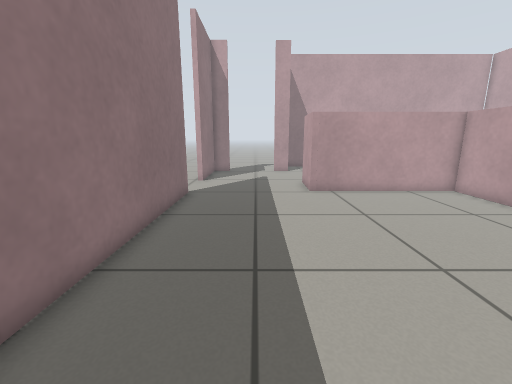
[1] (above)

17 first-person views from a walk through a world built for the Gazebo simulator. The camera is 0.69 m above the floor, tilts 12° down and sees 90° across. The floor is counted in squares, 0.25 m on a side. Each view is taken from the middle of a square. On the plan, view 1 faces up. The plan holds only what a view shows up to about 18 squares ahead; the rest is blank.

[2]
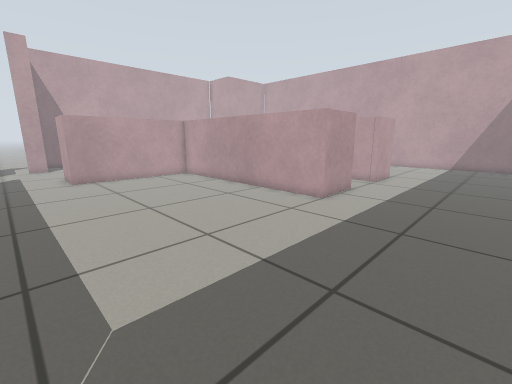

[3]
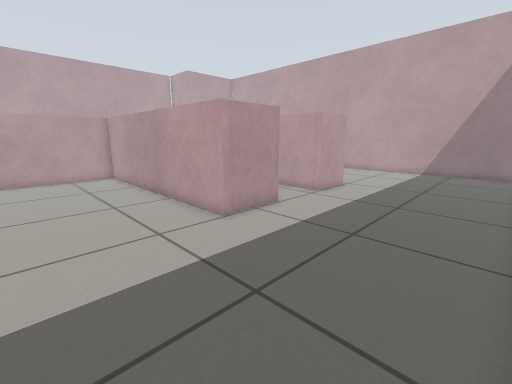

[4]
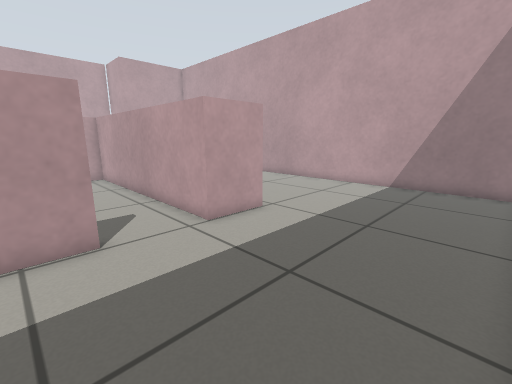

[5]
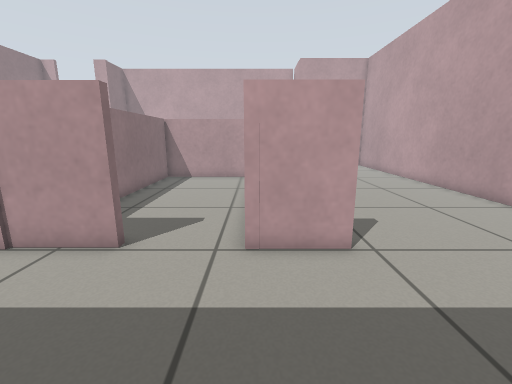

[6]
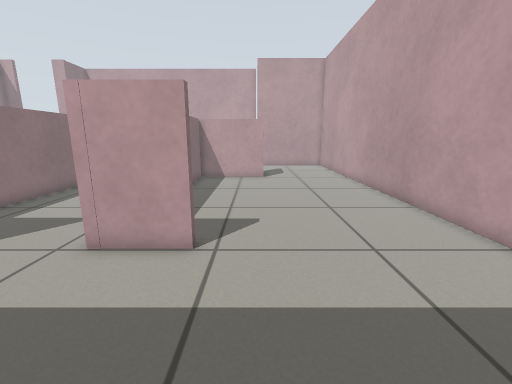

[7]
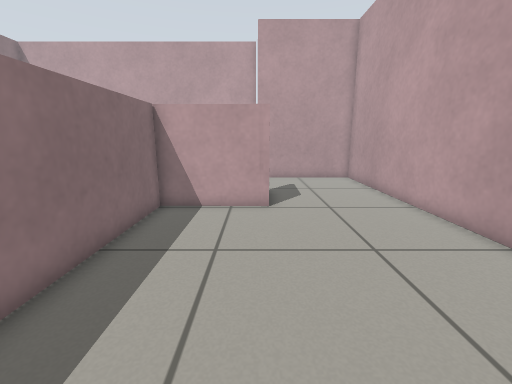

[8]
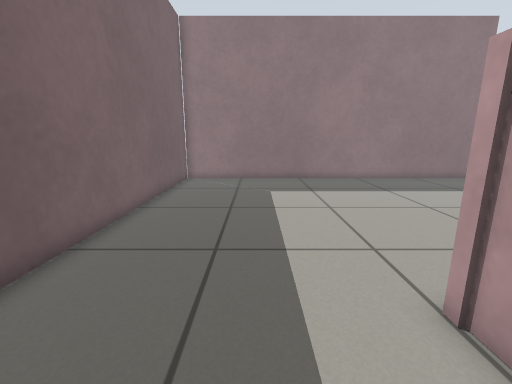

[9]
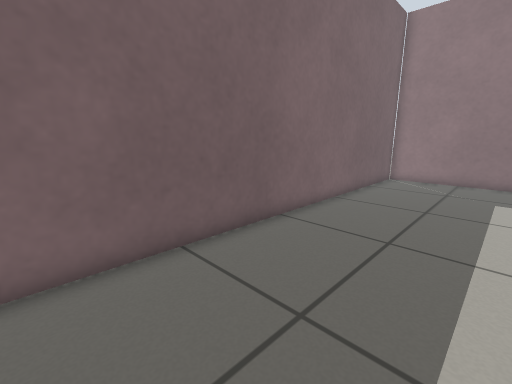

[10]
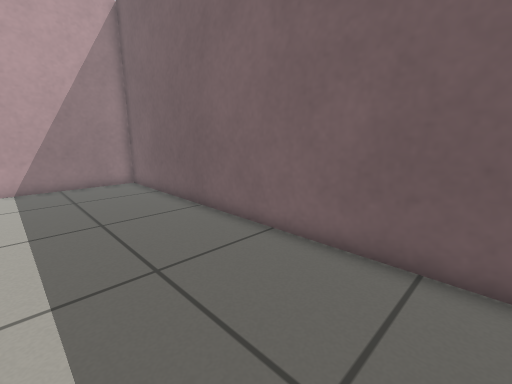

[11]
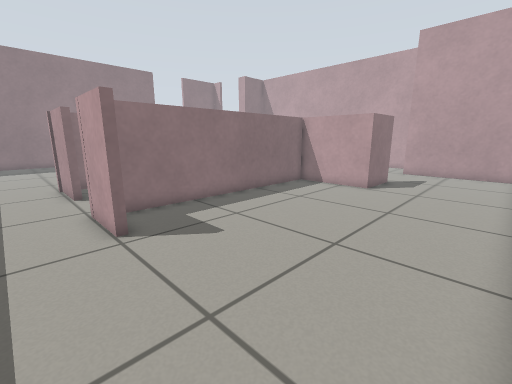

[12]
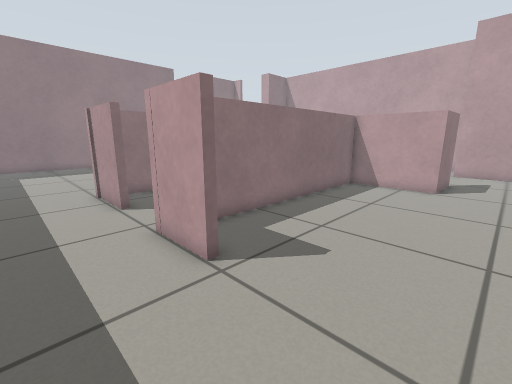

[13]
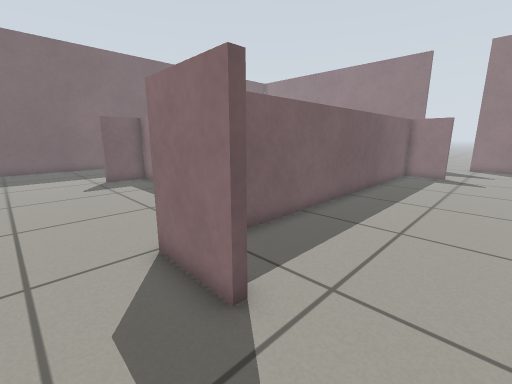

[14]
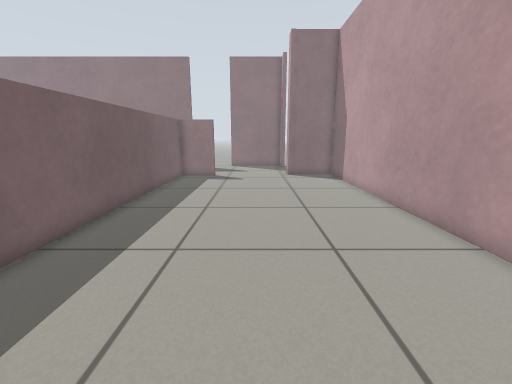

[15]
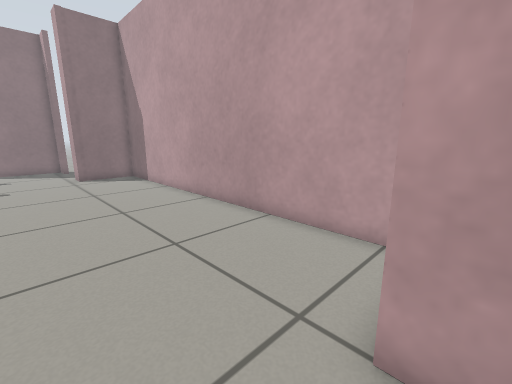

[16]
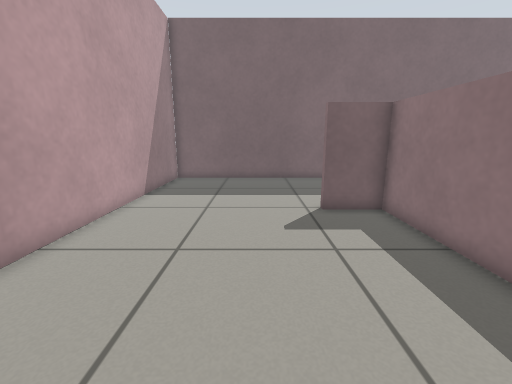

[17]
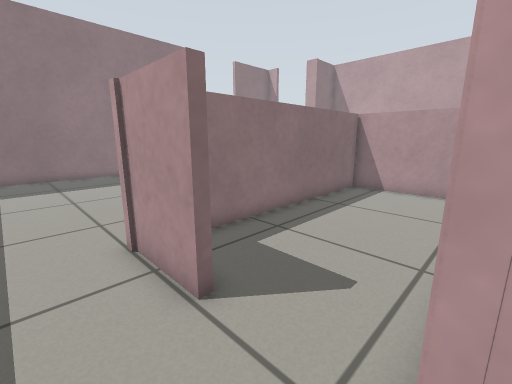

### Floor plan
Points are (right, up) in squares from view 1. A wall is a line through its corners. A room is listed if a view was taken in it or the views show most of it. See-through windows are left out.
Room 1 (views 1, 2, 3, 4, 5, 6, 7, 8, 9, 10, 11, 12, 13, 14, 15, 16, 17)
walls: (13.5, 1.1) (10.4, 1.1) (10.4, 13.1); (11.1, 13.2) (2.8, 13.2); (19.5, 1.1) (16.8, 1.1); (-3.5, 11.4) (-3.5, -6.7) (27.5, -6.7) (27.5, 20.9) (21.1, 20.9); (21.6, 16.1) (21.5, 13.2) (17.1, 13.2) (17.1, 1.4) (19.5, 1.4)
ways out: opening at (15, 1) to room 2; opening at (-0.5, 12.2); opening at (21, 18.5)
Room 2 (no view inside)
walls: (13.5, 1.5) (13.5, 1.1); (16.8, 1.1) (16.8, 13.2) (11.1, 13.2); (10.7, 13.1) (10.7, 1.9)
ways out: opening at (15, 1) to room 1

Where each view was taken, in squares from view 1:
view 1: 0 up, 0 right, facing up
view 2: 5 down, 0 right, facing up-right
view 3: 6 down, 5 right, facing up-right
view 4: 6 down, 12 right, facing up-right
view 5: 5 down, 17 right, facing up
view 6: 5 down, 21 right, facing up
view 7: 3 up, 21 right, facing up
view 8: 2 down, 14 right, facing left
view 9: 1 down, 15 right, facing down-left
view 10: 1 down, 11 right, facing down-right
view 11: 1 down, 27 right, facing up-left
view 12: 2 down, 24 right, facing up-left
view 13: 19 up, 24 right, facing down-left
view 14: 19 up, 22 right, facing left
view 15: 18 up, 22 right, facing up-left
view 16: 11 up, 22 right, facing down
view 17: 1 down, 17 right, facing up-left
